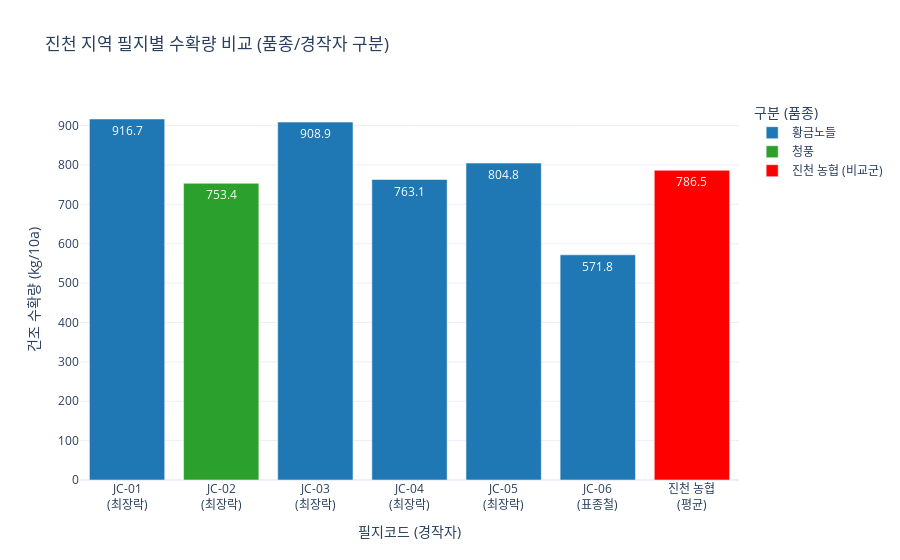

Notebook code for this chart:
### Code cell
import plotly.express as px
import pandas as pd

# ---------------------------------------------------------
# 1. 데이터 로드 및 진천 지역 필터링
# ---------------------------------------------------------
# df = pd.read_csv("25년_수확량 통계.csv") # 데이터가 이미 로드되어 있다고 가정
# df_jincheon = df[df['지역'] == '진천'].copy()  # 원본 보존을 위해 copy() 사용

# (테스트용 데이터 생성 - 실제 사용 시 위 주석을 풀고 df를 사용하세요)
# 만약 df가 정의되지 않았다면 이 부분은 무시하고 위 코드를 사용하세요.
if 'df' not in locals():
    df = pd.read_csv("25년_수확량 통계.csv")

# 진천 지역만 필터링
df_jc = df[df['지역'] == '진천'].copy()

# ---------------------------------------------------------
# 2. 데이터 전처리 (결측치 처리 및 구분 컬럼 생성)
# ---------------------------------------------------------

# (1) 진천 농협의 필지코드(N/a) 처리
# 경작자가 '농협 평균'이거나 코드가 비어있는 경우 '진천 농협'으로 채움
mask_nonghyup = (df_jc['경작자'] == '농협 평균') | (df_jc['코드번호'].isna()) | (df_jc['코드번호'].astype(str) == 'nan')
df_jc.loc[mask_nonghyup, '코드번호'] = '진천 농협'

# (2) 색상 구분을 위한 '카테고리' 컬럼 생성
# 로직: 농협은 '비교군'으로, 나머지는 '품종'으로 설정
def get_category(row):
    if row['코드번호'] == '진천 농협':
        return '진천 농협 (비교군)'
    else:
        return row['품종']

df_jc['구분'] = df_jc.apply(get_category, axis=1)

# (3) X축 레이블 생성 (필지코드 + 경작자 병기)
# 경작자 구분이 필요하므로, 그래프 X축에 경작자 이름을 같이 표시
def get_xlabel(row):
    if row['코드번호'] == '진천 농협':
        return '진천 농협<br>(평균)' # 줄바꿈(<br>) 적용
    else:
        cultivator = row['경작자'] if pd.notna(row['경작자']) else ""
        return f"{row['코드번호']}<br>({cultivator})"

df_jc['X_Label'] = df_jc.apply(get_xlabel, axis=1)

# (4) 정렬: 일반 필지 먼저, 농협(비교군)을 맨 뒤로 보내기 위해 정렬
df_jc['sort_key'] = df_jc['코드번호'] == '진천 농협' # False(0) -> True(1) 순
df_jc = df_jc.sort_values(by=['sort_key', '코드번호'])

# ---------------------------------------------------------
# 3. Plotly 그래프 시각화
# ---------------------------------------------------------

# 색상 매핑 (진천 농협: 빨강, 나머지는 품종별 색상)
color_map = {
    '진천 농협 (비교군)': 'red',      # 요청하신 비교군 강조색
    '황금노들': '#1f77b4',           # 파란색 계열
    '청풍': '#2ca02c'                # 초록색 계열
}

fig = px.bar(
    df_jc,
    x='X_Label',               # X축: 필지코드(경작자)
    y='건조 수확량(kg/10a)',    # Y축: 수확량
    color='구분',              # 색상: 품종 및 농협 구분
    text_auto='.1f',           # 값 표시 (소수점 1자리)
    title='진천 지역 필지별 수확량 비교 (품종/경작자 구분)',
    color_discrete_map=color_map, # 커스텀 색상 적용
    hover_data=['품종', '경작자', '건조 수확량(kg/10a)'] # 마우스 오버 시 상세 정보
)

# 레이아웃 다듬기
fig.update_layout(
    xaxis_title="필지코드 (경작자)",
    yaxis_title="건조 수확량 (kg/10a)",
    legend_title_text='구분 (품종)',
    xaxis={'categoryorder': 'array', 'categoryarray': df_jc['X_Label'].tolist()}, # 정렬 순서 고정
    template='plotly_white' # 깔끔한 흰색 배경
)

fig.show()

### Figure 1 — Plotly figure (JSON) as saved in the notebook; plotly's stock layout.template omitted (floating-point values rounded to 4 significant figures)
{"data": [{"customdata": [["황금노들", "최장락"], ["황금노들", "최장락"], ["황금노들", "최장락"], ["황금노들", "최장락"], ["황금노들", "표종철"]], "hovertemplate": "구분=황금노들<br>X_Label=%{x}<br>건조 수확량(kg/10a)=%{y}<br>품종=%{customdata[0]}<br>경작자=%{customdata[1]}<extra></extra>", "legendgroup": "황금노들", "marker": {"color": "#1f77b4", "pattern": {"shape": ""}}, "name": "황금노들", "orientation": "v", "showlegend": true, "textposition": "auto", "texttemplate": "%{y:.1f}", "x": ["JC-01<br>(최장락)", "JC-03<br>(최장락)", "JC-04<br>(최장락)", "JC-05<br>(최장락)", "JC-06<br>(표종철)"], "xaxis": "x", "y": [916.7, 908.9, 763.1, 804.8, 571.8], "yaxis": "y", "type": "bar"}, {"customdata": [["청풍", "최장락"]], "hovertemplate": "구분=청풍<br>X_Label=%{x}<br>건조 수확량(kg/10a)=%{y}<br>품종=%{customdata[0]}<br>경작자=%{customdata[1]}<extra></extra>", "legendgroup": "청풍", "marker": {"color": "#2ca02c", "pattern": {"shape": ""}}, "name": "청풍", "orientation": "v", "showlegend": true, "textposition": "auto", "texttemplate": "%{y:.1f}", "x": ["JC-02<br>(최장락)"], "xaxis": "x", "y": [753.4], "yaxis": "y", "type": "bar"}, {"customdata": [["황금노들", "농협 평균"]], "hovertemplate": "구분=진천 농협 (비교군)<br>X_Label=%{x}<br>건조 수확량(kg/10a)=%{y}<br>품종=%{customdata[0]}<br>경작자=%{customdata[1]}<extra></extra>", "legendgroup": "진천 농협 (비교군)", "marker": {"color": "red", "pattern": {"shape": ""}}, "name": "진천 농협 (비교군)", "orientation": "v", "showlegend": true, "textposition": "auto", "texttemplate": "%{y:.1f}", "x": ["진천 농협<br>(평균)"], "xaxis": "x", "y": [786.5], "yaxis": "y", "type": "bar"}], "layout": {"xaxis": {"anchor": "y", "domain": [0.0, 1.0], "title": {"text": "필지코드 (경작자)"}, "categoryorder": "array", "categoryarray": ["JC-01<br>(최장락)", "JC-02<br>(최장락)", "JC-03<br>(최장락)", "JC-04<br>(최장락)", "JC-05<br>(최장락)", "JC-06<br>(표종철)", "진천 농협<br>(평균)"]}, "yaxis": {"anchor": "x", "domain": [0.0, 1.0], "title": {"text": "건조 수확량 (kg/10a)"}}, "legend": {"title": {"text": "구분 (품종)"}, "tracegroupgap": 0}, "title": {"text": "진천 지역 필지별 수확량 비교 (품종/경작자 구분)"}, "barmode": "relative"}}
